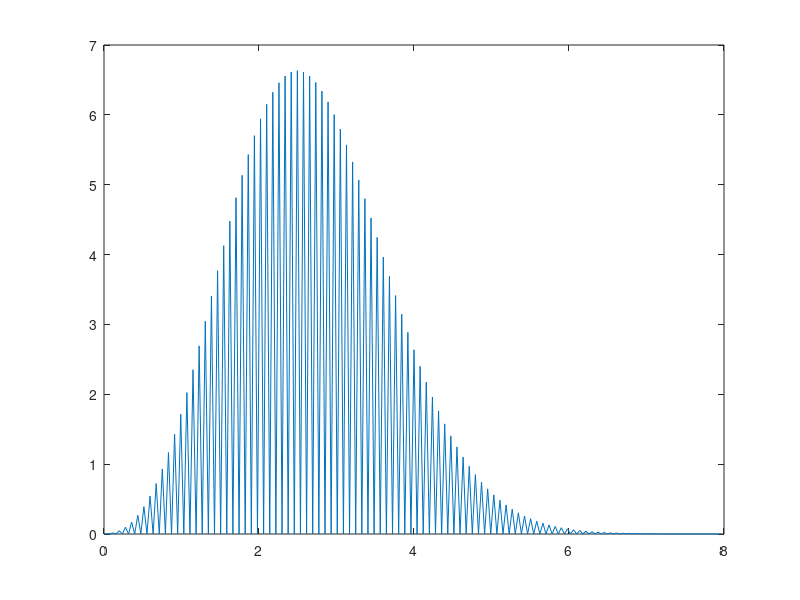

Recreate this plot in MATLAB.
rho= [0, 0.039604, 0.0792079, 0.118812, 0.158416, 0.19802, 0.237624, 0.277228, 0.316832, 0.356436, 0.39604, 0.435644, 0.475248, 0.514851, 0.554455, 0.594059, 0.633663, 0.673267, 0.712871, 0.752475, 0.792079, 0.831683, 0.871287, 0.910891, 0.950495, 0.990099, 1.0297, 1.06931, 1.10891, 1.14851, 1.18812, 1.22772, 1.26733, 1.30693, 1.34653, 1.38614, 1.42574, 1.46535, 1.50495, 1.54455, 1.58416, 1.62376, 1.66337, 1.70297, 1.74257, 1.78218, 1.82178, 1.86139, 1.90099, 1.94059, 1.9802, 2.0198, 2.05941, 2.09901, 2.13861, 2.17822, 2.21782, 2.25743, 2.29703, 2.33663, 2.37624, 2.41584, 2.45545, 2.49505, 2.53465, 2.57426, 2.61386, 2.65347, 2.69307, 2.73267, 2.77228, 2.81188, 2.85149, 2.89109, 2.93069, 2.9703, 3.0099, 3.0495, 3.08911, 3.12871, 3.16832, 3.20792, 3.24752, 3.28713, 3.32673, 3.36634, 3.40594, 3.44554, 3.48515, 3.52475, 3.56436, 3.60396, 3.64356, 3.68317, 3.72277, 3.76238, 3.80198, 3.84158, 3.88119, 3.92079, 3.9604, 4, 4.0396, 4.07921, 4.11881, 4.15842, 4.19802, 4.23762, 4.27723, 4.31683, 4.35644, 4.39604, 4.43564, 4.47525, 4.51485, 4.55446, 4.59406, 4.63366, 4.67327, 4.71287, 4.75248, 4.79208, 4.83168, 4.87129, 4.91089, 4.9505, 4.9901, 5.0297, 5.06931, 5.10891, 5.14851, 5.18812, 5.22772, 5.26733, 5.30693, 5.34653, 5.38614, 5.42574, 5.46535, 5.50495, 5.54455, 5.58416, 5.62376, 5.66337, 5.70297, 5.74257, 5.78218, 5.82178, 5.86139, 5.90099, 5.94059, 5.9802, 6.0198, 6.05941, 6.09901, 6.13861, 6.17822, 6.21782, 6.25743, 6.29703, 6.33663, 6.37624, 6.41584, 6.45545, 6.49505, 6.53465, 6.57426, 6.61386, 6.65347, 6.69307, 6.73267, 6.77228, 6.81188, 6.85149, 6.89109, 6.93069, 6.9703, 7.0099, 7.0495, 7.08911, 7.12871, 7.16832, 7.20792, 7.24752, 7.28713, 7.32673, 7.36634, 7.40594, 7.44554, 7.48515, 7.52475, 7.56436, 7.60396, 7.64356, 7.68317, 7.72277, 7.76238, 7.80198, 7.84158, 7.88119, 7.92079, 7.9604, ];
Psi= [0, 0.00163057, 0.00376748, 0.0157874, 1.68522e-10, 0.0468989, 1.15616e-21, 0.0977421, 1.53828e-36, 0.170852, 4.42084e-55, 0.268426, 2.91817e-77, 0.392237, 4.60675e-103, 0.543555, 1.7911e-132, 0.723077, 1.75485e-165, 0.930882, 4.40503e-202, 1.16639, 2.79777e-242, 1.42836, 3.68006e-286, 1.71488, 0, 2.02339, 0, 2.35075, 0, 2.69327, 0, 3.0468, 0, 3.40684, 0, 3.7686, 0, 4.12716, 0, 4.47753, 0, 4.81481, 0, 5.13428, 0, 5.43148, 0, 5.70236, 0, 5.94333, 0, 6.15132, 0, 6.32387, 0, 6.45912, 0, 6.55587, 0, 6.61358, 0, 6.63234, 0, 6.61286, 0, 6.55641, 0, 6.46479, 0, 6.34026, 0, 6.18547, 0, 6.00338, 0, 5.7972, 0, 5.57029, 0, 5.32613, 0, 5.06818, 0, 4.79988, 0, 4.52456, 0, 4.24539, 0, 3.96532, 0, 3.68709, 0, 3.41316, 0, 3.1457, 0, 2.8866, 0, 2.63745, 0, 2.39954, 0, 2.17387, 0, 1.96118, 0, 1.76196, 0, 1.57646, 0, 1.40473, 0, 1.24663, 0, 1.10187, 0, 0.970023, 0, 0.850563, 0, 0.74287, 0, 0.646266, 0, 0.560032, 0, 0.483421, 0, 0.415681, 0, 0.356061, 0, 0.303827, 0, 0.25827, 0, 0.218713, 0, 0.184518, 0, 0.155085, 0, 0.12986, 0, 0.108333, 0, 0.0900402, 0, 0.0745599, 0, 0.061514, 0, 0.0505647, 0, 0.0414125, 0, 0.0337934, 0, 0.027476, 0, 0.0222588, 0, 0.0179671, 0, 0.0144508, 0, 0.011581, 0, 0.00924788, 0, 0.00735846, 0, 0.00583423, 0, 0.00460931, 0, 0.00362868, 0, 0.00284658, 0, 0.00222518, 0, 0.00173332, 0, 0.00134544, 0, 0.0010407, 0, 0.000802174, 0, 0.00061616, 0, 0.000471633, 0, 0.000359753, 0, 0.000273461, 0, 0.000207147, ];
plot(rho ,Psi);
